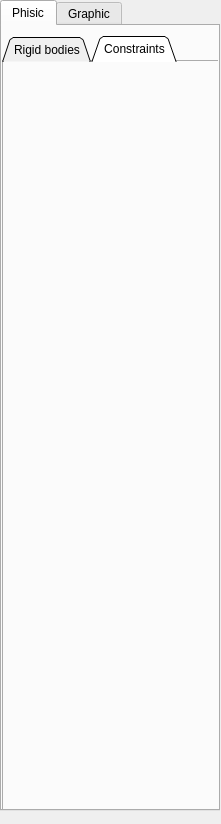
<?xml version="1.0" encoding="UTF-8"?>
<ui version="4.0">
 <class>toolWidget</class>
 <widget class="QWidget" name="toolWidget">
  <property name="geometry">
   <rect>
    <x>0</x>
    <y>0</y>
    <width>221</width>
    <height>824</height>
   </rect>
  </property>
  <property name="windowTitle">
   <string>Form</string>
  </property>
  <widget class="QTabWidget" name="tabWidget">
   <property name="geometry">
    <rect>
     <x>0</x>
     <y>0</y>
     <width>220</width>
     <height>811</height>
    </rect>
   </property>
   <property name="currentIndex">
    <number>0</number>
   </property>
   <widget class="QWidget" name="phisicTabWidget">
    <attribute name="title">
     <string>Phisic</string>
    </attribute>
    <widget class="QTabWidget" name="phisicTab">
     <property name="geometry">
      <rect>
       <x>0</x>
       <y>10</y>
       <width>220</width>
       <height>871</height>
      </rect>
     </property>
     <property name="tabShape">
      <enum>QTabWidget::Triangular</enum>
     </property>
     <property name="currentIndex">
      <number>1</number>
     </property>
     <widget class="rigidBodyesTab" name="rigidBodiesTabBar">
      <attribute name="title">
       <string>Rigid bodies</string>
      </attribute>
     </widget>
     <widget class="constraintsTab" name="constraintsTabBar">
      <attribute name="title">
       <string>Constraints</string>
      </attribute>
     </widget>
    </widget>
   </widget>
   <widget class="QWidget" name="graphicTabWidget">
    <attribute name="title">
     <string>Graphic</string>
    </attribute>
    <widget class="QRadioButton" name="showGraphicRadioButton">
     <property name="geometry">
      <rect>
       <x>10</x>
       <y>10</y>
       <width>201</width>
       <height>21</height>
      </rect>
     </property>
     <property name="text">
      <string>Show graphic</string>
     </property>
    </widget>
    <widget class="graphicTab" name="graphTab" native="true">
     <property name="geometry">
      <rect>
       <x>0</x>
       <y>40</y>
       <width>211</width>
       <height>481</height>
      </rect>
     </property>
    </widget>
   </widget>
  </widget>
 </widget>
 <customwidgets>
  <customwidget>
   <class>rigidBodyesTab</class>
   <extends>QWidget</extends>
   <header location="global">GUI/tabs/rigidbodyestab.h</header>
   <container>1</container>
  </customwidget>
  <customwidget>
   <class>constraintsTab</class>
   <extends>QWidget</extends>
   <header location="global">GUI/tabs/constraintstab.h</header>
   <container>1</container>
  </customwidget>
  <customwidget>
   <class>graphicTab</class>
   <extends>QWidget</extends>
   <header location="global">GUI/tabs/graphictab.h</header>
   <container>1</container>
  </customwidget>
 </customwidgets>
 <resources/>
 <connections/>
</ui>
